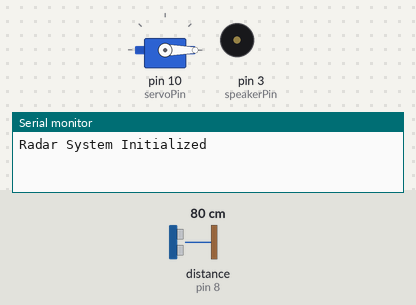
The sketch below on a simulated Arduino Uno, built with avr-gcc and run on an emulated ATmega328P. On the bench: servo, buzzer (waves = sounding, pin HIGH), the last lines printed to the serial monitor. Wiring (inferred from the names in the program): ultrasonic range finder: trigger pin 9; echo pin 8. Inputs (shaded band) come from the test bench; at power-on: distance to the obstacle (sensor on pin 8) 80 cm. The echo pulse lasts 58.3 µs per cm; pins used as bus, display or sensor lines are not drawn.

Above: at 0.01 s.
1.3 s: distance to the obstacle (sensor on pin 8) set to 4 cm
At 3.03 s:
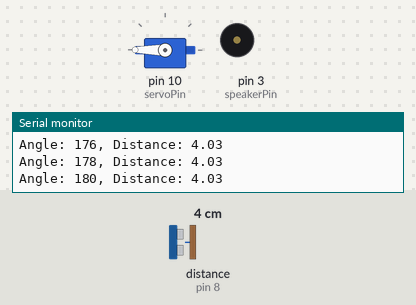
4.3 s: distance to the obstacle (sensor on pin 8) set to 35 cm
7.3 s: distance to the obstacle (sensor on pin 8) set to 120 cm
Timing chart, 0 to 16.3 s (numbered marks = the images above; inputs shaded):
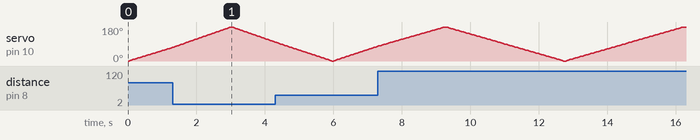

The sketch:

radar.ino
```cpp
#include <Servo.h>

// Pin definitions
const int trigPin = 9;    // Ultrasonic sensor trigger pin
const int echoPin = 8;    // Ultrasonic sensor echo pin
const int servoPin = 10;  // Servo motor control pin
const int speakerPin = 3; // Speaker pin for beep sound

Servo myServo; // Servo motor object

// Variables to hold measurement data
float duration_us, distance_cm;
int angle = 0; // Servo motor angle

void setup() {
  // Initialize servo motor
  myServo.attach(servoPin);

  // Configure pin modes
  pinMode(trigPin, OUTPUT);
  pinMode(echoPin, INPUT);
  pinMode(speakerPin, OUTPUT);

  // Initialize serial communication for debugging
  Serial.begin(9600);
  Serial.println("Radar System Initialized");
}

/*
  Main loop:
  - Rotates the servo motor from 0° to 180° and back.
  - Measures distance at each step and logs the results.
*/
void loop() {
  // Sweep servo from 0° to 180°
  for (angle = 0; angle <= 180; angle += 2) {
    myServo.write(angle);   // Move servo to the current angle
    delay(30);              // Wait for the servo to reach the position
    measureDistance();      // Measure and log the distance
  }

  // Sweep servo back from 180° to 0°
  for (angle = 180; angle >= 0; angle -= 2) {
    myServo.write(angle);   // Move servo to the current angle
    delay(30);              // Wait for the servo to reach the position
    measureDistance();      // Measure and log the distance
  }
}

/*
  Function: beepSpeaker
  - Emits a short beep sound using the speaker.
*/
void beepSpeaker() {
  tone(speakerPin, 1000, 30); // Play tone at 1000 Hz for 30 ms
  delay(10);                  // Short delay to avoid overlapping sounds
}

/*
  Function: measureDistance
  - Sends an ultrasonic pulse and calculates the distance to an object.
  - Logs the measured distance and angle to the serial monitor.
*/
void measureDistance() {
  // Send an ultrasonic pulse
  digitalWrite(trigPin, LOW);
  delayMicroseconds(2);
  digitalWrite(trigPin, HIGH);
  delayMicroseconds(10);
  digitalWrite(trigPin, LOW);

  // Measure the duration of the echo
  duration_us = pulseIn(echoPin, HIGH);

  // Calculate the distance in centimeters
  distance_cm = duration_us * 0.0343 / 2;

  // Log the angle and distance
  Serial.print("Angle: ");
  Serial.print(angle);
  Serial.print(", Distance: ");

  // Handle out-of-range readings
  if (duration_us == 0) {
    Serial.println("Out of Range");
  } else {
    Serial.println(distance_cm);
  }
}
```
